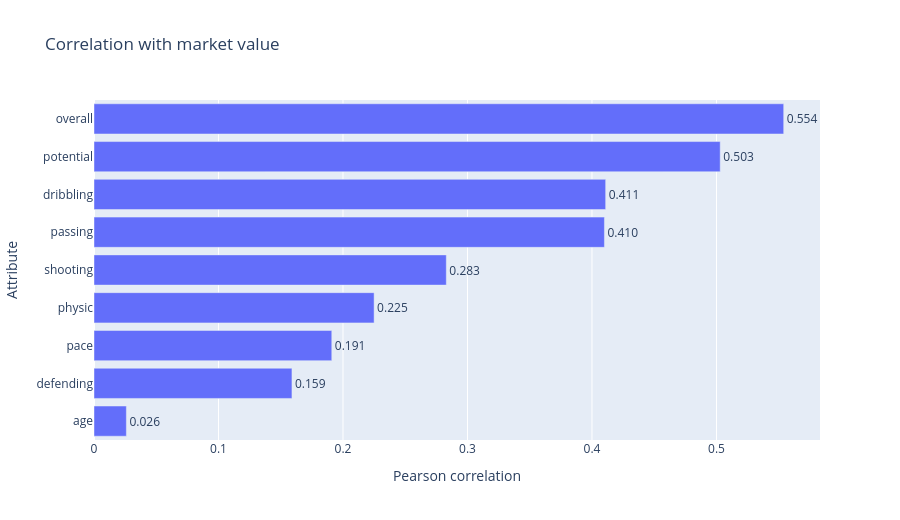

The cell this chart's notebook holds for it:
### Markdown cell above
## 2. Which attributes are associated with market value?

DuckDB calculates Pearson correlation directly in SQL. The chart below is Plotly-based, so you can hover over each bar, zoom, and toggle traces from the legend.

### Code cell
corr_df = db.run_query("attribute_value_correlations", con)
corr_long = corr_df.T.reset_index()
corr_long.columns = ["attribute", "correlation"]
corr_long["attribute"] = corr_long["attribute"].str.replace("_corr", "", regex=False)
corr_long = corr_long.sort_values("correlation")

fig = px.bar(
    corr_long,
    x="correlation",
    y="attribute",
    orientation="h",
    text="correlation",
    title="Correlation with market value",
    labels={"correlation": "Pearson correlation", "attribute": "Attribute"},
    hover_data={"correlation": ":.3f"},
)
fig.update_traces(texttemplate="%{text:.3f}", textposition="outside")
fig.update_layout(height=520)
fig.show()

corr_long.sort_values("correlation", ascending=False)

### Figure 1 — Plotly figure (JSON) as saved in the notebook; plotly's stock layout.template omitted (floating-point values rounded to 4 significant figures)
{"data": [{"hovertemplate": "Pearson correlation=%{text:.3f}<br>Attribute=%{y}<extra></extra>", "legendgroup": "", "marker": {"color": "#636efa", "pattern": {"shape": ""}}, "name": "", "orientation": "h", "showlegend": false, "text": [0.026, 0.159, 0.191, 0.225, 0.283, 0.41, 0.411, 0.503, 0.554], "textposition": "outside", "texttemplate": "%{text:.3f}", "type": "bar", "x": [0.026, 0.159, 0.191, 0.225, 0.283, 0.41, 0.411, 0.503, 0.554], "xaxis": "x", "y": ["age", "defending", "pace", "physic", "shooting", "passing", "dribbling", "potential", "overall"], "yaxis": "y"}], "layout": {"barmode": "relative", "height": 520, "legend": {"tracegroupgap": 0}, "title": {"text": "Correlation with market value"}, "xaxis": {"anchor": "y", "domain": [0, 1], "title": {"text": "Pearson correlation"}}, "yaxis": {"anchor": "x", "domain": [0, 1], "title": {"text": "Attribute"}}}}
